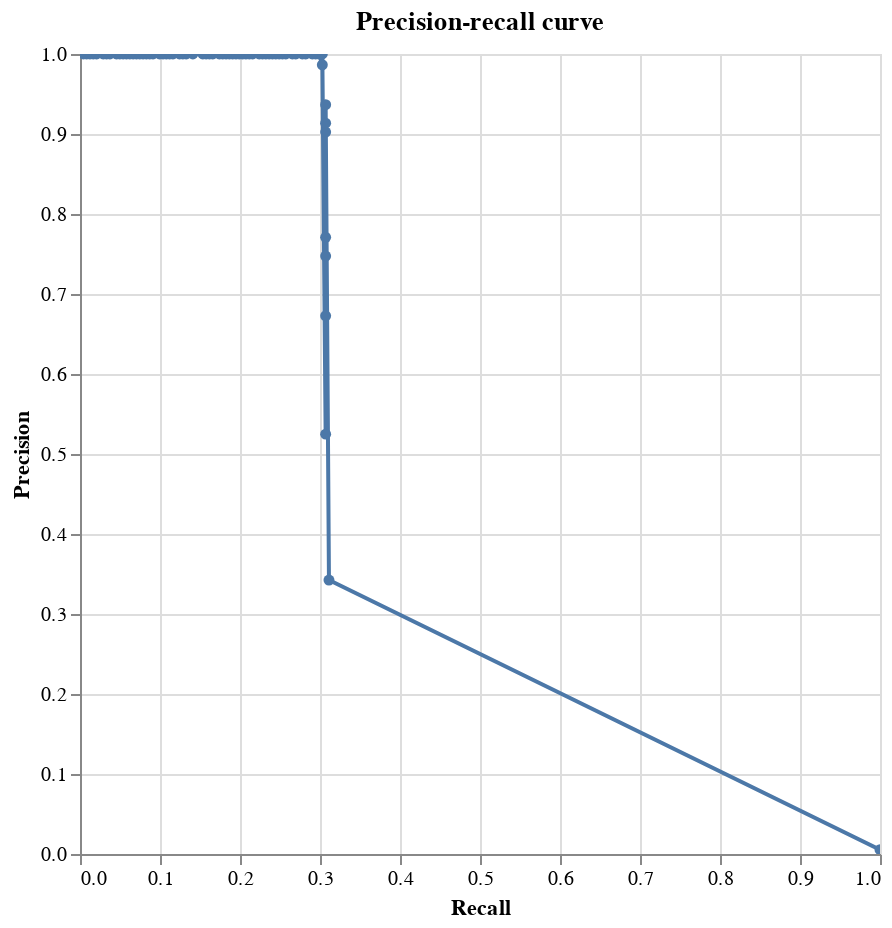

The cell this chart's notebook holds for it:
### Code cell
precision_recall_chart(labels_and_scores, spark)

### Figure 1 — Vega-Lite specification as saved in the notebook (floating-point values rounded to 4 significant figures)
{"config": {"view": {"continuousWidth": 400, "continuousHeight": 300}}, "data": {"values": [{"truth_threshold": 0.0, "row_count": 44850, "P": 241, "N": 44609, "TP": 241, "TN": 0, "FP": 44609, "FN": 0, "P_rate": 0.005373, "N_rate": 0.9946, "TP_rate": 1.0, "TN_rate": 0.0, "FP_rate": 1.0, "FN_rate": 0.0, "precision": 0.005373, "recall": 1.0}, {"truth_threshold": 0.008006, "row_count": 44850, "P": 241, "N": 44609, "TP": 75, "TN": 44465, "FP": 144, "FN": 166, "P_rate": 0.005373, "N_rate": 0.9946, "TP_rate": 0.3112, "TN_rate": 0.9968, "FP_rate": 0.003228, "FN_rate": 0.6888, "precision": 0.3425, "recall": 0.3112}, {"truth_threshold": 0.01952, "row_count": 44850, "P": 241, "N": 44609, "TP": 74, "TN": 44542, "FP": 67, "FN": 167, "P_rate": 0.005373, "N_rate": 0.9946, "TP_rate": 0.3071, "TN_rate": 0.9985, "FP_rate": 0.001502, "FN_rate": 0.6929, "precision": 0.5248, "recall": 0.3071}, {"truth_threshold": 0.02257, "row_count": 44850, "P": 241, "N": 44609, "TP": 74, "TN": 44573, "FP": 36, "FN": 167, "P_rate": 0.005373, "N_rate": 0.9946, "TP_rate": 0.3071, "TN_rate": 0.9992, "FP_rate": 0.000807, "FN_rate": 0.6929, "precision": 0.6727, "recall": 0.3071}, {"truth_threshold": 0.04233, "row_count": 44850, "P": 241, "N": 44609, "TP": 74, "TN": 44584, "FP": 25, "FN": 167, "P_rate": 0.005373, "N_rate": 0.9946, "TP_rate": 0.3071, "TN_rate": 0.9994, "FP_rate": 0.0005604, "FN_rate": 0.6929, "precision": 0.7475, "recall": 0.3071}, {"truth_threshold": 0.04738, "row_count": 44850, "P": 241, "N": 44609, "TP": 74, "TN": 44587, "FP": 22, "FN": 167, "P_rate": 0.005373, "N_rate": 0.9946, "TP_rate": 0.3071, "TN_rate": 0.9995, "FP_rate": 0.0004932, "FN_rate": 0.6929, "precision": 0.7708, "recall": 0.3071}, {"truth_threshold": 0.05387, "row_count": 44850, "P": 241, "N": 44609, "TP": 74, "TN": 44601, "FP": 8, "FN": 167, "P_rate": 0.005373, "N_rate": 0.9946, "TP_rate": 0.3071, "TN_rate": 0.9998, "FP_rate": 0.0001793, "FN_rate": 0.6929, "precision": 0.9024, "recall": 0.3071}, {"truth_threshold": 0.1093, "row_count": 44850, "P": 241, "N": 44609, "TP": 74, "TN": 44602, "FP": 7, "FN": 167, "P_rate": 0.005373, "N_rate": 0.9946, "TP_rate": 0.3071, "TN_rate": 0.9998, "FP_rate": 0.0001569, "FN_rate": 0.6929, "precision": 0.9136, "recall": 0.3071}, {"truth_threshold": 0.1246, "row_count": 44850, "P": 241, "N": 44609, "TP": 74, "TN": 44604, "FP": 5, "FN": 167, "P_rate": 0.005373, "N_rate": 0.9946, "TP_rate": 0.3071, "TN_rate": 0.9999, "FP_rate": 0.0001121, "FN_rate": 0.6929, "precision": 0.9367, "recall": 0.3071}, {"truth_threshold": 0.2598, "row_count": 44850, "P": 241, "N": 44609, "TP": 73, "TN": 44608, "FP": 1, "FN": 168, "P_rate": 0.005373, "N_rate": 0.9946, "TP_rate": 0.3029, "TN_rate": 1.0, "FP_rate": 2.242e-05, "FN_rate": 0.6971, "precision": 0.9865, "recall": 0.3029}, {"truth_threshold": 0.551, "row_count": 44850, "P": 241, "N": 44609, "TP": 73, "TN": 44609, "FP": 0, "FN": 168, "P_rate": 0.005373, "N_rate": 0.9946, "TP_rate": 0.3029, "TN_rate": 1.0, "FP_rate": 0.0, "FN_rate": 0.6971, "precision": 1.0, "recall": 0.3029}, {"truth_threshold": 0.8657, "row_count": 44850, "P": 241, "N": 44609, "TP": 72, "TN": 44609, "FP": 0, "FN": 169, "P_rate": 0.005373, "N_rate": 0.9946, "TP_rate": 0.2988, "TN_rate": 1.0, "FP_rate": 0.0, "FN_rate": 0.7012, "precision": 1.0, "recall": 0.2988}, {"truth_threshold": 0.8826, "row_count": 44850, "P": 241, "N": 44609, "TP": 71, "TN": 44609, "FP": 0, "FN": 170, "P_rate": 0.005373, "N_rate": 0.9946, "TP_rate": 0.2946, "TN_rate": 1.0, "FP_rate": 0.0, "FN_rate": 0.7054, "precision": 1.0, "recall": 0.2946}, {"truth_threshold": 0.9125, "row_count": 44850, "P": 241, "N": 44609, "TP": 70, "TN": 44609, "FP": 0, "FN": 171, "P_rate": 0.005373, "N_rate": 0.9946, "TP_rate": 0.2905, "TN_rate": 1.0, "FP_rate": 0.0, "FN_rate": 0.7095, "precision": 1.0, "recall": 0.2905}, {"truth_threshold": 0.9309, "row_count": 44850, "P": 241, "N": 44609, "TP": 68, "TN": 44609, "FP": 0, "FN": 173, "P_rate": 0.005373, "N_rate": 0.9946, "TP_rate": 0.2822, "TN_rate": 1.0, "FP_rate": 0.0, "FN_rate": 0.7178, "precision": 1.0, "recall": 0.2822}, {"truth_threshold": 0.9495, "row_count": 44850, "P": 241, "N": 44609, "TP": 67, "TN": 44609, "FP": 0, "FN": 174, "P_rate": 0.005373, "N_rate": 0.9946, "TP_rate": 0.278, "TN_rate": 1.0, "FP_rate": 0.0, "FN_rate": 0.722, "precision": 1.0, "recall": 0.278}, {"truth_threshold": 0.958, "row_count": 44850, "P": 241, "N": 44609, "TP": 65, "TN": 44609, "FP": 0, "FN": 176, "P_rate": 0.005373, "N_rate": 0.9946, "TP_rate": 0.2697, "TN_rate": 1.0, "FP_rate": 0.0, "FN_rate": 0.7303, "precision": 1.0, "recall": 0.2697}, {"truth_threshold": 0.9817, "row_count": 44850, "P": 241, "N": 44609, "TP": 64, "TN": 44609, "FP": 0, "FN": 177, "P_rate": 0.005373, "N_rate": 0.9946, "TP_rate": 0.2656, "TN_rate": 1.0, "FP_rate": 0.0, "FN_rate": 0.7344, "precision": 1.0, "recall": 0.2656}, {"truth_threshold": 0.9892, "row_count": 44850, "P": 241, "N": 44609, "TP": 62, "TN": 44609, "FP": 0, "FN": 179, "P_rate": 0.005373, "N_rate": 0.9946, "TP_rate": 0.2573, "TN_rate": 1.0, "FP_rate": 0.0, "FN_rate": 0.7427, "precision": 1.0, "recall": 0.2573}, {"truth_threshold": 0.9904, "row_count": 44850, "P": 241, "N": 44609, "TP": 61, "TN": 44609, "FP": 0, "FN": 180, "P_rate": 0.005373, "N_rate": 0.9946, "TP_rate": 0.2531, "TN_rate": 1.0, "FP_rate": 0.0, "FN_rate": 0.7469, "precision": 1.0, "recall": 0.2531}, {"truth_threshold": 0.9979, "row_count": 44850, "P": 241, "N": 44609, "TP": 60, "TN": 44609, "FP": 0, "FN": 181, "P_rate": 0.005373, "N_rate": 0.9946, "TP_rate": 0.249, "TN_rate": 1.0, "FP_rate": 0.0, "FN_rate": 0.751, "precision": 1.0, "recall": 0.249}, {"truth_threshold": 0.998, "row_count": 44850, "P": 241, "N": 44609, "TP": 59, "TN": 44609, "FP": 0, "FN": 182, "P_rate": 0.005373, "N_rate": 0.9946, "TP_rate": 0.2448, "TN_rate": 1.0, "FP_rate": 0.0, "FN_rate": 0.7552, "precision": 1.0, "recall": 0.2448}, {"truth_threshold": 0.9993, "row_count": 44850, "P": 241, "N": 44609, "TP": 58, "TN": 44609, "FP": 0, "FN": 183, "P_rate": 0.005373, "N_rate": 0.9946, "TP_rate": 0.2407, "TN_rate": 1.0, "FP_rate": 0.0, "FN_rate": 0.7593, "precision": 1.0, "recall": 0.2407}, {"truth_threshold": 0.9994, "row_count": 44850, "P": 241, "N": 44609, "TP": 57, "TN": 44609, "FP": 0, "FN": 184, "P_rate": 0.005373, "N_rate": 0.9946, "TP_rate": 0.2365, "TN_rate": 1.0, "FP_rate": 0.0, "FN_rate": 0.7635, "precision": 1.0, "recall": 0.2365}, {"truth_threshold": 0.9994, "row_count": 44850, "P": 241, "N": 44609, "TP": 56, "TN": 44609, "FP": 0, "FN": 185, "P_rate": 0.005373, "N_rate": 0.9946, "TP_rate": 0.2324, "TN_rate": 1.0, "FP_rate": 0.0, "FN_rate": 0.7676, "precision": 1.0, "recall": 0.2324}, {"truth_threshold": 0.9996, "row_count": 44850, "P": 241, "N": 44609, "TP": 55, "TN": 44609, "FP": 0, "FN": 186, "P_rate": 0.005373, "N_rate": 0.9946, "TP_rate": 0.2282, "TN_rate": 1.0, "FP_rate": 0.0, "FN_rate": 0.7718, "precision": 1.0, "recall": 0.2282}, {"truth_threshold": 0.9997, "row_count": 44850, "P": 241, "N": 44609, "TP": 54, "TN": 44609, "FP": 0, "FN": 187, "P_rate": 0.005373, "N_rate": 0.9946, "TP_rate": 0.2241, "TN_rate": 1.0, "FP_rate": 0.0, "FN_rate": 0.7759, "precision": 1.0, "recall": 0.2241}, {"truth_threshold": 0.9997, "row_count": 44850, "P": 241, "N": 44609, "TP": 52, "TN": 44609, "FP": 0, "FN": 189, "P_rate": 0.005373, "N_rate": 0.9946, "TP_rate": 0.2158, "TN_rate": 1.0, "FP_rate": 0.0, "FN_rate": 0.7842, "precision": 1.0, "recall": 0.2158}, {"truth_threshold": 0.9998, "row_count": 44850, "P": 241, "N": 44609, "TP": 51, "TN": 44609, "FP": 0, "FN": 190, "P_rate": 0.005373, "N_rate": 0.9946, "TP_rate": 0.2116, "TN_rate": 1.0, "FP_rate": 0.0, "FN_rate": 0.7884, "precision": 1.0, "recall": 0.2116}, {"truth_threshold": 0.9999, "row_count": 44850, "P": 241, "N": 44609, "TP": 50, "TN": 44609, "FP": 0, "FN": 191, "P_rate": 0.005373, "N_rate": 0.9946, "TP_rate": 0.2075, "TN_rate": 1.0, "FP_rate": 0.0, "FN_rate": 0.7925, "precision": 1.0, "recall": 0.2075}, {"truth_threshold": 0.9999, "row_count": 44850, "P": 241, "N": 44609, "TP": 49, "TN": 44609, "FP": 0, "FN": 192, "P_rate": 0.005373, "N_rate": 0.9946, "TP_rate": 0.2033, "TN_rate": 1.0, "FP_rate": 0.0, "FN_rate": 0.7967, "precision": 1.0, "recall": 0.2033}, {"truth_threshold": 0.9999, "row_count": 44850, "P": 241, "N": 44609, "TP": 48, "TN": 44609, "FP": 0, "FN": 193, "P_rate": 0.005373, "N_rate": 0.9946, "TP_rate": 0.1992, "TN_rate": 1.0, "FP_rate": 0.0, "FN_rate": 0.8008, "precision": 1.0, "recall": 0.1992}, {"truth_threshold": 0.9999, "row_count": 44850, "P": 241, "N": 44609, "TP": 47, "TN": 44609, "FP": 0, "FN": 194, "P_rate": 0.005373, "N_rate": 0.9946, "TP_rate": 0.195, "TN_rate": 1.0, "FP_rate": 0.0, "FN_rate": 0.805, "precision": 1.0, "recall": 0.195}, {"truth_threshold": 1.0, "row_count": 44850, "P": 241, "N": 44609, "TP": 46, "TN": 44609, "FP": 0, "FN": 195, "P_rate": 0.005373, "N_rate": 0.9946, "TP_rate": 0.1909, "TN_rate": 1.0, "FP_rate": 0.0, "FN_rate": 0.8091, "precision": 1.0, "recall": 0.1909}, {"truth_threshold": 1.0, "row_count": 44850, "P": 241, "N": 44609, "TP": 45, "TN": 44609, "FP": 0, "FN": 196, "P_rate": 0.005373, "N_rate": 0.9946, "TP_rate": 0.1867, "TN_rate": 1.0, "FP_rate": 0.0, "FN_rate": 0.8133, "precision": 1.0, "recall": 0.1867}, {"truth_threshold": 1.0, "row_count": 44850, "P": 241, "N": 44609, "TP": 44, "TN": 44609, "FP": 0, "FN": 197, "P_rate": 0.005373, "N_rate": 0.9946, "TP_rate": 0.1826, "TN_rate": 1.0, "FP_rate": 0.0, "FN_rate": 0.8174, "precision": 1.0, "recall": 0.1826}, {"truth_threshold": 1.0, "row_count": 44850, "P": 241, "N": 44609, "TP": 43, "TN": 44609, "FP": 0, "FN": 198, "P_rate": 0.005373, "N_rate": 0.9946, "TP_rate": 0.1784, "TN_rate": 1.0, "FP_rate": 0.0, "FN_rate": 0.8216, "precision": 1.0, "recall": 0.1784}, {"truth_threshold": 1.0, "row_count": 44850, "P": 241, "N": 44609, "TP": 42, "TN": 44609, "FP": 0, "FN": 199, "P_rate": 0.005373, "N_rate": 0.9946, "TP_rate": 0.1743, "TN_rate": 1.0, "FP_rate": 0.0, "FN_rate": 0.8257, "precision": 1.0, "recall": 0.1743}, {"truth_threshold": 1.0, "row_count": 44850, "P": 241, "N": 44609, "TP": 40, "TN": 44609, "FP": 0, "FN": 201, "P_rate": 0.005373, "N_rate": 0.9946, "TP_rate": 0.166, "TN_rate": 1.0, "FP_rate": 0.0, "FN_rate": 0.834, "precision": 1.0, "recall": 0.166}, {"truth_threshold": 1.0, "row_count": 44850, "P": 241, "N": 44609, "TP": 39, "TN": 44609, "FP": 0, "FN": 202, "P_rate": 0.005373, "N_rate": 0.9946, "TP_rate": 0.1618, "TN_rate": 1.0, "FP_rate": 0.0, "FN_rate": 0.8382, "precision": 1.0, "recall": 0.1618}, {"truth_threshold": 1.0, "row_count": 44850, "P": 241, "N": 44609, "TP": 38, "TN": 44609, "FP": 0, "FN": 203, "P_rate": 0.005373, "N_rate": 0.9946, "TP_rate": 0.1577, "TN_rate": 1.0, "FP_rate": 0.0, "FN_rate": 0.8423, "precision": 1.0, "recall": 0.1577}, {"truth_threshold": 1.0, "row_count": 44850, "P": 241, "N": 44609, "TP": 37, "TN": 44609, "FP": 0, "FN": 204, "P_rate": 0.005373, "N_rate": 0.9946, "TP_rate": 0.1535, "TN_rate": 1.0, "FP_rate": 0.0, "FN_rate": 0.8465, "precision": 1.0, "recall": 0.1535}, {"truth_threshold": 1.0, "row_count": 44850, "P": 241, "N": 44609, "TP": 34, "TN": 44609, "FP": 0, "FN": 207, "P_rate": 0.005373, "N_rate": 0.9946, "TP_rate": 0.1411, "TN_rate": 1.0, "FP_rate": 0.0, "FN_rate": 0.8589, "precision": 1.0, "recall": 0.1411}, {"truth_threshold": 1.0, "row_count": 44850, "P": 241, "N": 44609, "TP": 32, "TN": 44609, "FP": 0, "FN": 209, "P_rate": 0.005373, "N_rate": 0.9946, "TP_rate": 0.1328, "TN_rate": 1.0, "FP_rate": 0.0, "FN_rate": 0.8672, "precision": 1.0, "recall": 0.1328}, {"truth_threshold": 1.0, "row_count": 44850, "P": 241, "N": 44609, "TP": 31, "TN": 44609, "FP": 0, "FN": 210, "P_rate": 0.005373, "N_rate": 0.9946, "TP_rate": 0.1286, "TN_rate": 1.0, "FP_rate": 0.0, "FN_rate": 0.8714, "precision": 1.0, "recall": 0.1286}, {"truth_threshold": 1.0, "row_count": 44850, "P": 241, "N": 44609, "TP": 30, "TN": 44609, "FP": 0, "FN": 211, "P_rate": 0.005373, "N_rate": 0.9946, "TP_rate": 0.1245, "TN_rate": 1.0, "FP_rate": 0.0, "FN_rate": 0.8755, "precision": 1.0, "recall": 0.1245}, {"truth_threshold": 1.0, "row_count": 44850, "P": 241, "N": 44609, "TP": 28, "TN": 44609, "FP": 0, "FN": 213, "P_rate": 0.005373, "N_rate": 0.9946, "TP_rate": 0.1162, "TN_rate": 1.0, "FP_rate": 0.0, "FN_rate": 0.8838, "precision": 1.0, "recall": 0.1162}, {"truth_threshold": 1.0, "row_count": 44850, "P": 241, "N": 44609, "TP": 27, "TN": 44609, "FP": 0, "FN": 214, "P_rate": 0.005373, "N_rate": 0.9946, "TP_rate": 0.112, "TN_rate": 1.0, "FP_rate": 0.0, "FN_rate": 0.888, "precision": 1.0, "recall": 0.112}, {"truth_threshold": 1.0, "row_count": 44850, "P": 241, "N": 44609, "TP": 26, "TN": 44609, "FP": 0, "FN": 215, "P_rate": 0.005373, "N_rate": 0.9946, "TP_rate": 0.1079, "TN_rate": 1.0, "FP_rate": 0.0, "FN_rate": 0.8921, "precision": 1.0, "recall": 0.1079}, {"truth_threshold": 1.0, "row_count": 44850, "P": 241, "N": 44609, "TP": 25, "TN": 44609, "FP": 0, "FN": 216, "P_rate": 0.005373, "N_rate": 0.9946, "TP_rate": 0.1037, "TN_rate": 1.0, "FP_rate": 0.0, "FN_rate": 0.8963, "precision": 1.0, "recall": 0.1037}, {"truth_threshold": 1.0, "row_count": 44850, "P": 241, "N": 44609, "TP": 24, "TN": 44609, "FP": 0, "FN": 217, "P_rate": 0.005373, "N_rate": 0.9946, "TP_rate": 0.09959, "TN_rate": 1.0, "FP_rate": 0.0, "FN_rate": 0.9004, "precision": 1.0, "recall": 0.09959}, {"truth_threshold": 1.0, "row_count": 44850, "P": 241, "N": 44609, "TP": 22, "TN": 44609, "FP": 0, "FN": 219, "P_rate": 0.005373, "N_rate": 0.9946, "TP_rate": 0.09129, "TN_rate": 1.0, "FP_rate": 0.0, "FN_rate": 0.9087, "precision": 1.0, "recall": 0.09129}, {"truth_threshold": 1.0, "row_count": 44850, "P": 241, "N": 44609, "TP": 21, "TN": 44609, "FP": 0, "FN": 220, "P_rate": 0.005373, "N_rate": 0.9946, "TP_rate": 0.08714, "TN_rate": 1.0, "FP_rate": 0.0, "FN_rate": 0.9129, "precision": 1.0, "recall": 0.08714}, {"truth_threshold": 1.0, "row_count": 44850, "P": 241, "N": 44609, "TP": 20, "TN": 44609, "FP": 0, "FN": 221, "P_rate": 0.005373, "N_rate": 0.9946, "TP_rate": 0.08299, "TN_rate": 1.0, "FP_rate": 0.0, "FN_rate": 0.917, "precision": 1.0, "recall": 0.08299}, {"truth_threshold": 1.0, "row_count": 44850, "P": 241, "N": 44609, "TP": 19, "TN": 44609, "FP": 0, "FN": 222, "P_rate": 0.005373, "N_rate": 0.9946, "TP_rate": 0.07884, "TN_rate": 1.0, "FP_rate": 0.0, "FN_rate": 0.9212, "precision": 1.0, "recall": 0.07884}, {"truth_threshold": 1.0, "row_count": 44850, "P": 241, "N": 44609, "TP": 18, "TN": 44609, "FP": 0, "FN": 223, "P_rate": 0.005373, "N_rate": 0.9946, "TP_rate": 0.07469, "TN_rate": 1.0, "FP_rate": 0.0, "FN_rate": 0.9253, "precision": 1.0, "recall": 0.07469}, {"truth_threshold": 1.0, "row_count": 44850, "P": 241, "N": 44609, "TP": 17, "TN": 44609, "FP": 0, "FN": 224, "P_rate": 0.005373, "N_rate": 0.9946, "TP_rate": 0.07054, "TN_rate": 1.0, "FP_rate": 0.0, "FN_rate": 0.9295, "precision": 1.0, "recall": 0.07054}, {"truth_threshold": 1.0, "row_count": 44850, "P": 241, "N": 44609, "TP": 16, "TN": 44609, "FP": 0, "FN": 225, "P_rate": 0.005373, "N_rate": 0.9946, "TP_rate": 0.06639, "TN_rate": 1.0, "FP_rate": 0.0, "FN_rate": 0.9336, "precision": 1.0, "recall": 0.06639}, {"truth_threshold": 1.0, "row_count": 44850, "P": 241, "N": 44609, "TP": 15, "TN": 44609, "FP": 0, "FN": 226, "P_rate": 0.005373, "N_rate": 0.9946, "TP_rate": 0.06224, "TN_rate": 1.0, "FP_rate": 0.0, "FN_rate": 0.9378, "precision": 1.0, "recall": 0.06224}, {"truth_threshold": 1.0, "row_count": 44850, "P": 241, "N": 44609, "TP": 14, "TN": 44609, "FP": 0, "FN": 227, "P_rate": 0.005373, "N_rate": 0.9946, "TP_rate": 0.05809, "TN_rate": 1.0, "FP_rate": 0.0, "FN_rate": 0.9419, "precision": 1.0, "recall": 0.05809}, {"truth_threshold": 1.0, "row_count": 44850, "P": 241, "N": 44609, "TP": 13, "TN": 44609, "FP": 0, "FN": 228, "P_rate": 0.005373, "N_rate": 0.9946, "TP_rate": 0.05394, "TN_rate": 1.0, "FP_rate": 0.0, "FN_rate": 0.9461, "precision": 1.0, "recall": 0.05394}, {"truth_threshold": 1.0, "row_count": 44850, "P": 241, "N": 44609, "TP": 12, "TN": 44609, "FP": 0, "FN": 229, "P_rate": 0.005373, "N_rate": 0.9946, "TP_rate": 0.04979, "TN_rate": 1.0, "FP_rate": 0.0, "FN_rate": 0.9502, "precision": 1.0, "recall": 0.04979}, {"truth_threshold": 1.0, "row_count": 44850, "P": 241, "N": 44609, "TP": 11, "TN": 44609, "FP": 0, "FN": 230, "P_rate": 0.005373, "N_rate": 0.9946, "TP_rate": 0.04564, "TN_rate": 1.0, "FP_rate": 0.0, "FN_rate": 0.9544, "precision": 1.0, "recall": 0.04564}, {"truth_threshold": 1.0, "row_count": 44850, "P": 241, "N": 44609, "TP": 9, "TN": 44609, "FP": 0, "FN": 232, "P_rate": 0.005373, "N_rate": 0.9946, "TP_rate": 0.03734, "TN_rate": 1.0, "FP_rate": 0.0, "FN_rate": 0.9627, "precision": 1.0, "recall": 0.03734}, {"truth_threshold": 1.0, "row_count": 44850, "P": 241, "N": 44609, "TP": 8, "TN": 44609, "FP": 0, "FN": 233, "P_rate": 0.005373, "N_rate": 0.9946, "TP_rate": 0.0332, "TN_rate": 1.0, "FP_rate": 0.0, "FN_rate": 0.9668, "precision": 1.0, "recall": 0.0332}, {"truth_threshold": 1.0, "row_count": 44850, "P": 241, "N": 44609, "TP": 7, "TN": 44609, "FP": 0, "FN": 234, "P_rate": 0.005373, "N_rate": 0.9946, "TP_rate": 0.02905, "TN_rate": 1.0, "FP_rate": 0.0, "FN_rate": 0.971, "precision": 1.0, "recall": 0.02905}, {"truth_threshold": 1.0, "row_count": 44850, "P": 241, "N": 44609, "TP": 5, "TN": 44609, "FP": 0, "FN": 236, "P_rate": 0.005373, "N_rate": 0.9946, "TP_rate": 0.02075, "TN_rate": 1.0, "FP_rate": 0.0, "FN_rate": 0.9793, "precision": 1.0, "recall": 0.02075}, {"truth_threshold": 1.0, "row_count": 44850, "P": 241, "N": 44609, "TP": 4, "TN": 44609, "FP": 0, "FN": 237, "P_rate": 0.005373, "N_rate": 0.9946, "TP_rate": 0.0166, "TN_rate": 1.0, "FP_rate": 0.0, "FN_rate": 0.9834, "precision": 1.0, "recall": 0.0166}, {"truth_threshold": 1.0, "row_count": 44850, "P": 241, "N": 44609, "TP": 3, "TN": 44609, "FP": 0, "FN": 238, "P_rate": 0.005373, "N_rate": 0.9946, "TP_rate": 0.01245, "TN_rate": 1.0, "FP_rate": 0.0, "FN_rate": 0.9876, "precision": 1.0, "recall": 0.01245}, {"truth_threshold": 1.0, "row_count": 44850, "P": 241, "N": 44609, "TP": 2, "TN": 44609, "FP": 0, "FN": 239, "P_rate": 0.005373, "N_rate": 0.9946, "TP_rate": 0.008299, "TN_rate": 1.0, "FP_rate": 0.0, "FN_rate": 0.9917, "precision": 1.0, "recall": 0.008299}, {"truth_threshold": 1.0, "row_count": 44850, "P": 241, "N": 44609, "TP": 1, "TN": 44609, "FP": 0, "FN": 240, "P_rate": 0.005373, "N_rate": 0.9946, "TP_rate": 0.004149, "TN_rate": 1.0, "FP_rate": 0.0, "FN_rate": 0.9959, "precision": 1.0, "recall": 0.004149}], "name": "data-fadd0e93e9546856cbc745a99e65285d"}, "mark": {"type": "line", "clip": true, "point": true}, "encoding": {"tooltip": [{"type": "quantitative", "field": "truth_threshold"}, {"type": "quantitative", "field": "FP_rate"}, {"type": "quantitative", "field": "TP_rate"}, {"type": "quantitative", "field": "TP"}, {"type": "quantitative", "field": "TN"}, {"type": "quantitative", "field": "FP"}, {"type": "quantitative", "field": "FN"}, {"type": "quantitative", "field": "precision"}, {"type": "quantitative", "field": "recall"}], "x": {"type": "quantitative", "field": "recall", "sort": ["-recall"], "title": "Recall"}, "y": {"type": "quantitative", "field": "precision", "sort": ["-precision"], "title": "Precision"}}, "height": 400, "title": "Precision-recall curve", "width": 400, "$schema": "https://vega.github.io/schema/vega-lite/v4.8.1.json"}
